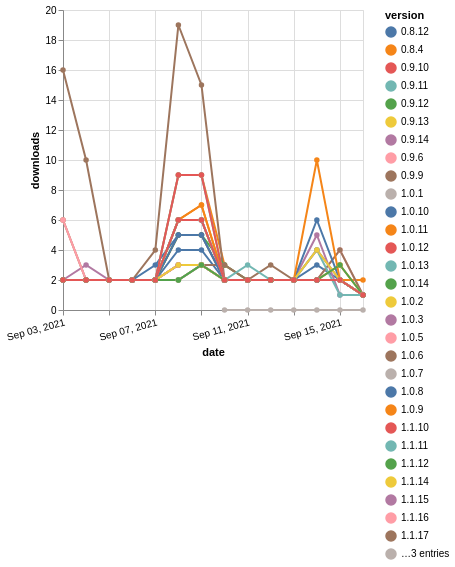

Vega-Lite specification stored for this chart:
### Vega-Lite specification from a JSON file in a GitHub repository (floating-point values rounded to 4 significant figures; data arrays with more than 128 entries replaced by an {"elided": "..."} marker saying what was removed)
{"$schema": "https://vega.github.io/schema/vega-lite/v5.json", "description": "A simple bar chart with embedded data.", "data": {"values": {"elided": "441 records"}}, "width": "container", "mark": {"type": "line", "point": {"filled": true}}, "encoding": {"x": {"field": "date", "type": "temporal", "timeUnit": "yearmonthdate", "title": "date", "axis": {"labelAngle": -15}}, "y": {"field": "delta", "type": "quantitative", "title": "downloads"}, "color": {"field": "version", "type": "nominal"}, "tooltip": {"field": "delta"}}}
